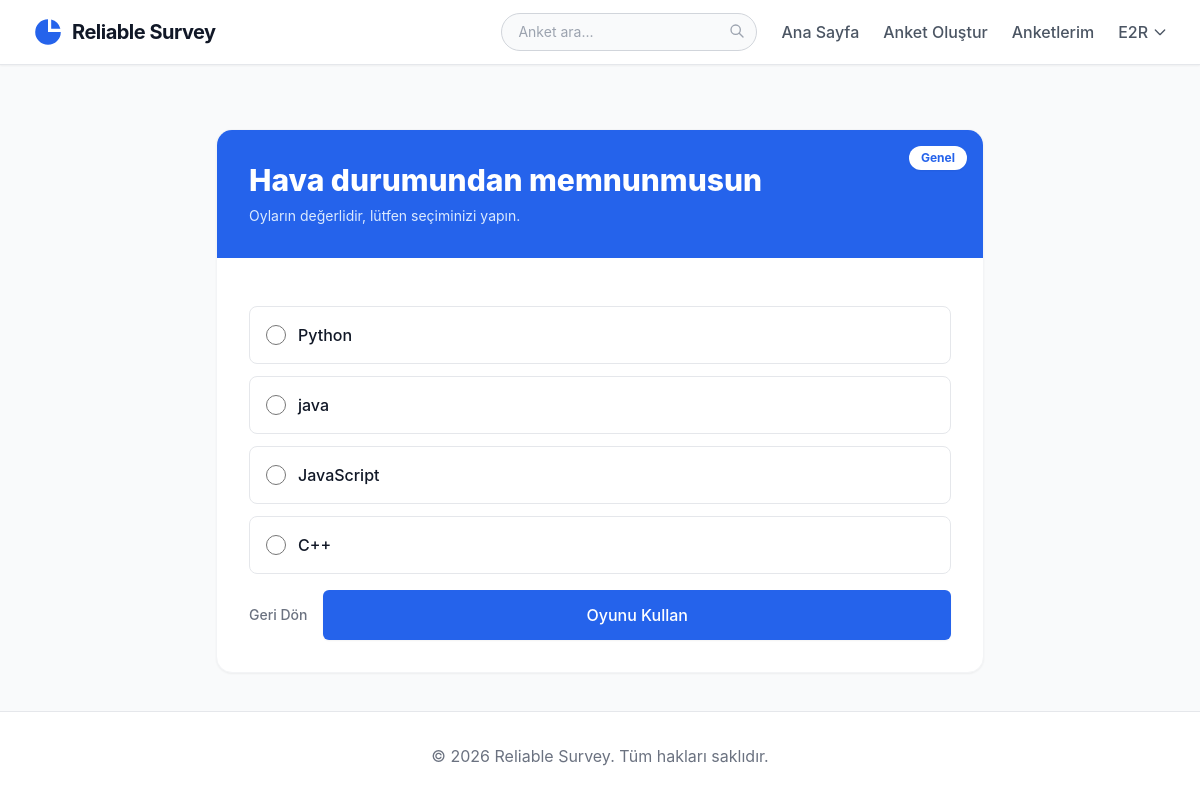
/polls/1/ (signed in), run on the app's committed database.
### polls/models.py (models this page shows, shortened)
class Question(models.Model):
    question_text = models.CharField(max_length=200)
    pub_date = models.DateTimeField("date published")
    author = models.ForeignKey(User, on_delete=models.CASCADE, null=True, blank=True)
    country = models.CharField(max_length=50, choices=COUNTRY_CHOICES, default='Türkiye')
    question_type = models.CharField(max_length=50, choices=QUESTION_TYPE_CHOICES, default='Genel')
    region = models.CharField(max_length=50, choices=REGION_CHOICES, default='Genel', blank=True, null=True)
    is_private_results = models.BooleanField(default=False)

class Choice(models.Model):
    question = models.ForeignKey(Question, on_delete=models.CASCADE)
    choice_text = models.CharField(max_length=200)
    votes = models.IntegerField(default=0)

### polls/views.py (the view)
# urls.py: path("<int:pk>/", views.DetailView.as_view(), name="detail"),
class DetailView(generic.DetailView):
    model = Question
    template_name = "polls/detail.html"
    def get_queryset(self):
        return Question.objects.filter(pub_date__lte=timezone.now())

### polls/templates/polls/detail.html (shortened to what this page needs)
{% extends "polls/base.html" %}
{% block content %}
<div class="max-w-3xl mx-auto bg-white rounded-2xl shadow-sm border border-gray-100 overflow-hidden mt-8">
    <div class="bg-blue-600 p-8 text-white relative">
        <span class="absolute top-4 right-4 bg-white text-blue-600 text-xs font-bold px-3 py-1 rounded-full shadow-sm">{{ question.region }}</span>
        <h1 class="text-3xl font-extrabold">{{ question.question_text }}</h1>
        <p class="mt-2 text-blue-100 text-sm">Oyların değerlidir, lütfen seçiminizi yapın.</p>
    </div>
    <div class="p-8">
        {% if user.is_authenticated %}
        <form action="{% url 'polls:vote' question.id %}" method="post" class="space-y-4">
            <div class="space-y-3">
            {% for choice in question.choice_set.all %}
                <label for="choice{{ forloop.counter }}" class="flex items-center p-4 border border-gray-200 rounded-lg cursor-pointer hover:bg-gray-50 transition-colors">
                    <input type="radio" name="choice" id="choice{{ forloop.counter }}" value="{{ choice.id }}" class="h-5 w-5 text-blue-600 border-gray-300 focus:ring-blue-500">
                    <span class="ml-3 block text-base font-medium text-gray-900">{{ choice.choice_text }}</span>
                </label>
            {% endfor %}
            </div>
            <div class="mt-8 flex items-center justify-between">
                <a href="{% url 'polls:index' %}" class="text-sm font-medium text-gray-500 hover:text-gray-900 transition-colors">Geri Dön</a>
                <button type="submit" class="inline-flex justify-center flex-1 ml-4 py-3 px-6 border border-transparent shadow-sm text-base font-medium rounded-md text-white bg-blue-600 hover:bg-blue-700 focus:outline-none focus:ring-2 focus:ring-offset-2 focus:ring-blue-500 transition-colors">
                    Oyunu Kullan
                </button>
            </div>
        </form>
        {% endif %}
    </div>
</div>
{% endblock %}

### polls/templates/polls/base.html (shortened to what this page needs)
<!DOCTYPE html>
<html lang="tr">
<head>
    <script src="https://cdn.tailwindcss.com"></script>
</head>
<body class="bg-gray-50 text-gray-800 min-h-screen flex flex-col antialiased">
    <nav class="bg-white border-b border-gray-200 sticky top-0 z-50 shadow-sm">
        <div class="max-w-7xl mx-auto px-4 sm:px-6 lg:px-8">
            <div class="flex justify-between h-16">
                <div class="flex items-center">
                    <a href="{% url 'polls:index' %}" class="flex-shrink-0 flex items-center gap-2">
                        <svg class="w-8 h-8 text-blue-600" fill="currentColor" viewBox="0 0 20 20"><path d="M2 10a8 8 0 018-8v8h8a8 8 0 11-16 0z"/><path d="M12 2.252A8.014 8.014 0 0117.748 8H12V2.252z"/></svg>
                        <span class="font-bold text-xl tracking-tight text-gray-900">Reliable Survey</span>
                    </a>
                </div>
                <div class="hidden md:flex items-center space-x-6">
                    <form action="{% url 'polls:index' %}" method="get" class="relative">
                        <input type="text" name="q" placeholder="Anket ara..." class="w-64 pl-4 pr-10 py-2 border border-gray-300 rounded-full text-sm focus:outline-none focus:ring-2 focus:ring-blue-500 focus:border-blue-500 bg-gray-50">
                        <button type="submit" class="absolute right-3 top-2.5 text-gray-400 hover:text-blue-500">
                            <svg class="w-4 h-4" fill="none" stroke="currentColor" viewBox="0 0 24 24"><path stroke-linecap="round" stroke-linejoin="round" stroke-width="2" d="M21 21l-6-6m2-5a7 7 0 11-14 0 7 7 0 0114 0z"></path></svg>
                        </button>
                    </form>
                    <a href="{% url 'polls:index' %}" class="text-gray-600 hover:text-blue-600 font-medium transition-colors">Ana Sayfa</a>
                    {% if user.is_authenticated %}
                        <a href="{% url 'polls:create_poll' %}" class="text-gray-600 hover:text-blue-600 font-medium transition-colors">Anket Oluştur</a>
                        <a href="{% url 'polls:my_polls' %}" class="text-gray-600 hover:text-blue-600 font-medium transition-colors">Anketlerim</a>
                        <div class="relative group">
                            <button class="flex items-center gap-1 text-gray-600 hover:text-blue-600 font-medium transition-colors">
                                {{ user.username }}
                                <svg class="w-4 h-4" fill="none" stroke="currentColor" viewBox="0 0 24 24"><path stroke-linecap="round" stroke-linejoin="round" stroke-width="2" d="M19 9l-7 7-7-7"></path></svg>
                            </button>
                        </div>
                    {% else %}
                        <a href="{% url 'polls:login' %}" class="text-gray-600 hover:text-blue-600 font-medium transition-colors">Giriş Yap</a>
                        <a href="{% url 'polls:register' %}" class="bg-blue-600 hover:bg-blue-700 text-white px-4 py-2 rounded-lg font-medium transition-all shadow-sm hover:shadow">Kayıt Ol</a>
                    {% endif %}
                </div>
            </div>
        </div>
    </nav>
    <main class="flex-grow max-w-7xl mx-auto w-full px-4 sm:px-6 lg:px-8 py-8">
        {% block content %}
        {% endblock %}
    </main>
    <footer class="bg-white border-t border-gray-200 mt-auto py-8">
        <div class="max-w-7xl mx-auto px-4 text-center text-gray-500">
            &copy; 2026 Reliable Survey. Tüm hakları saklıdır.
        </div>
    </footer>
</body>
</html>

### polls/templates/polls/base.html (style rules this page uses)
body { font-family: 'Inter', -apple-system, BlinkMacSystemFont, "Segoe UI", Roboto, Helvetica, Arial, sans-serif; }

### data on the page
Question: region "Genel", question_text "Hava durumundan memnunmusun"
Choice: choice_text "Python"
Choice: choice_text "java"
Choice: choice_text "JavaScript"
Choice: choice_text "C++"

### other printed values
{{ user.username }} "E2R"
